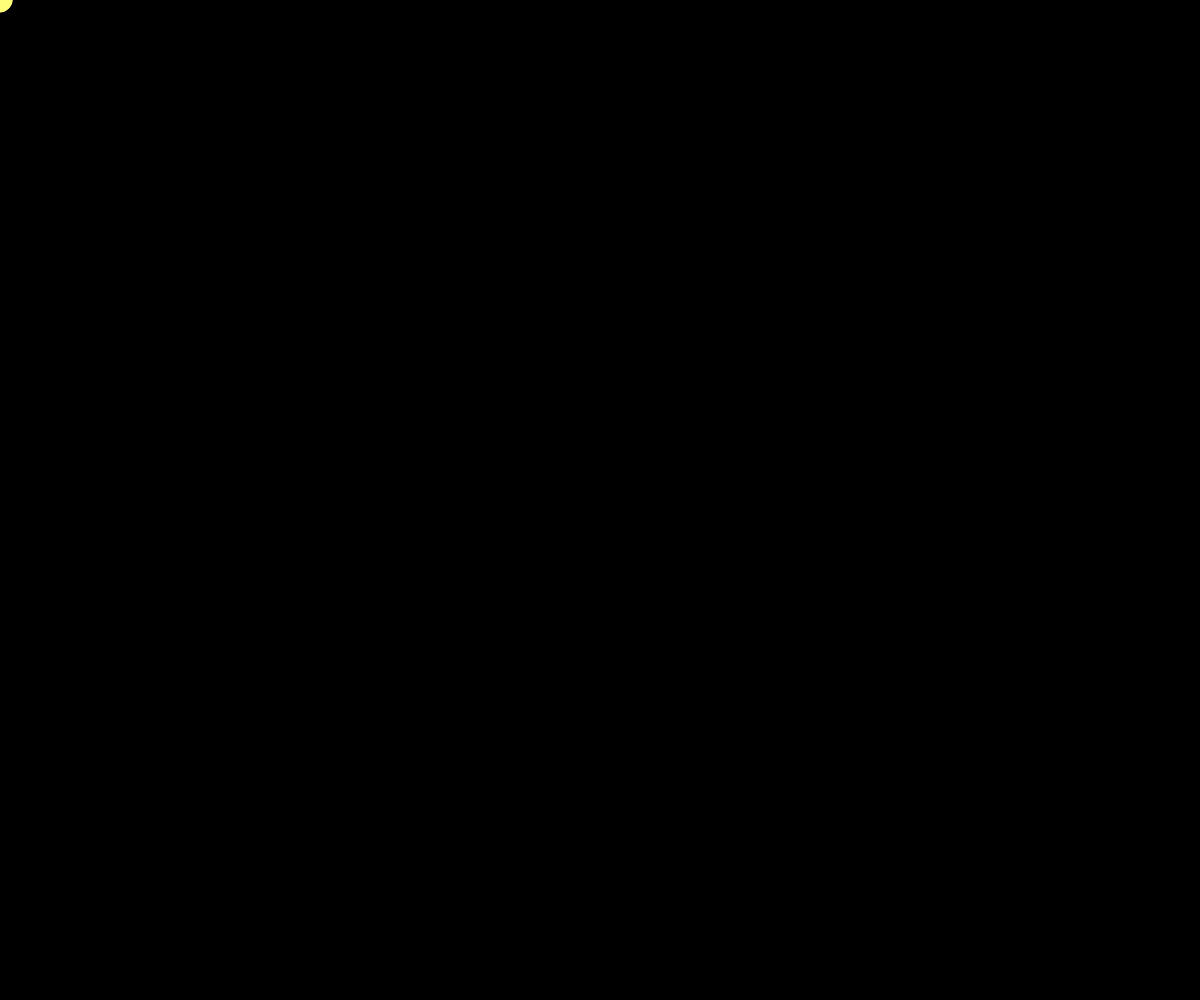
Frame 1 (no input)
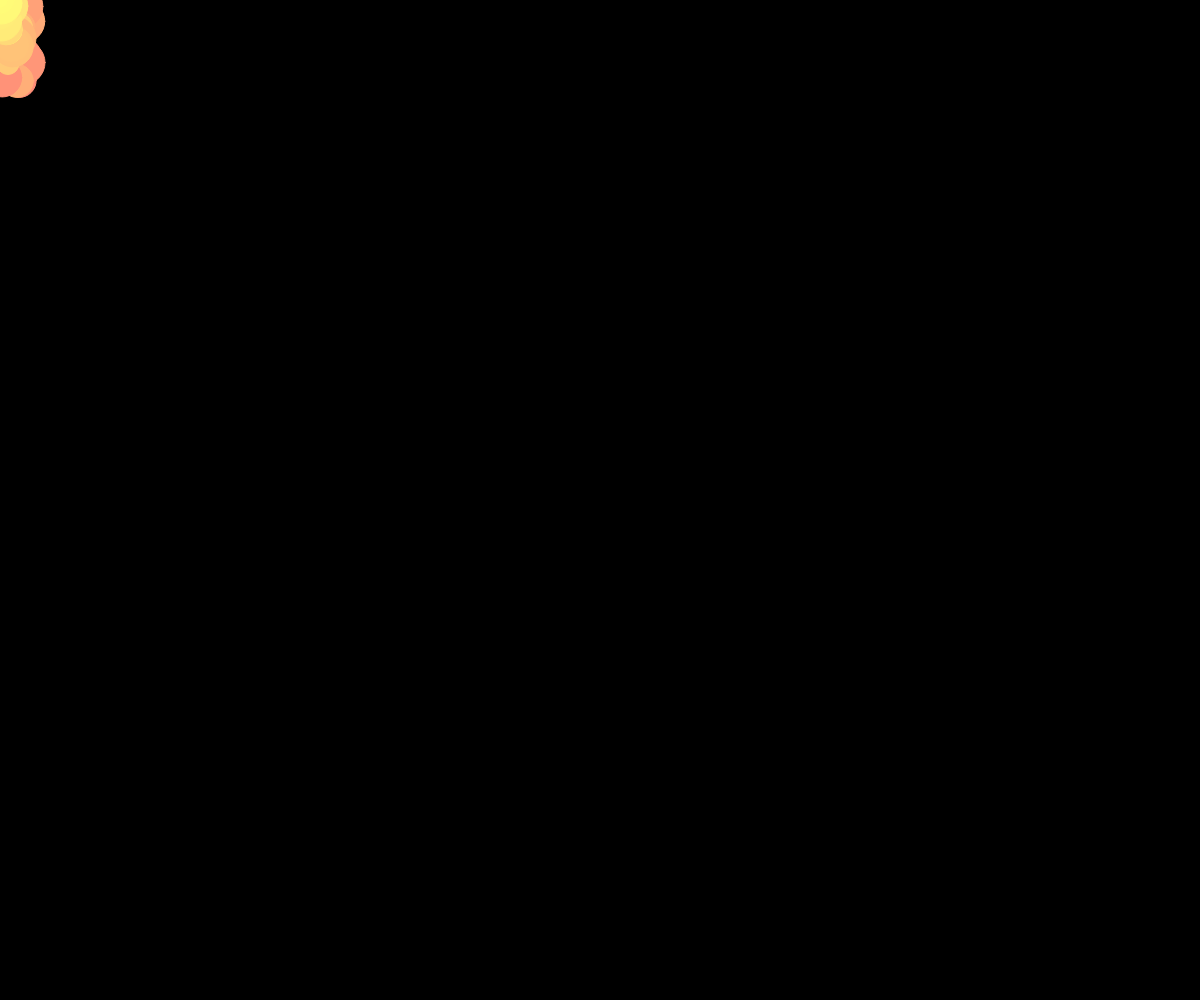
Frame 60 (no input)
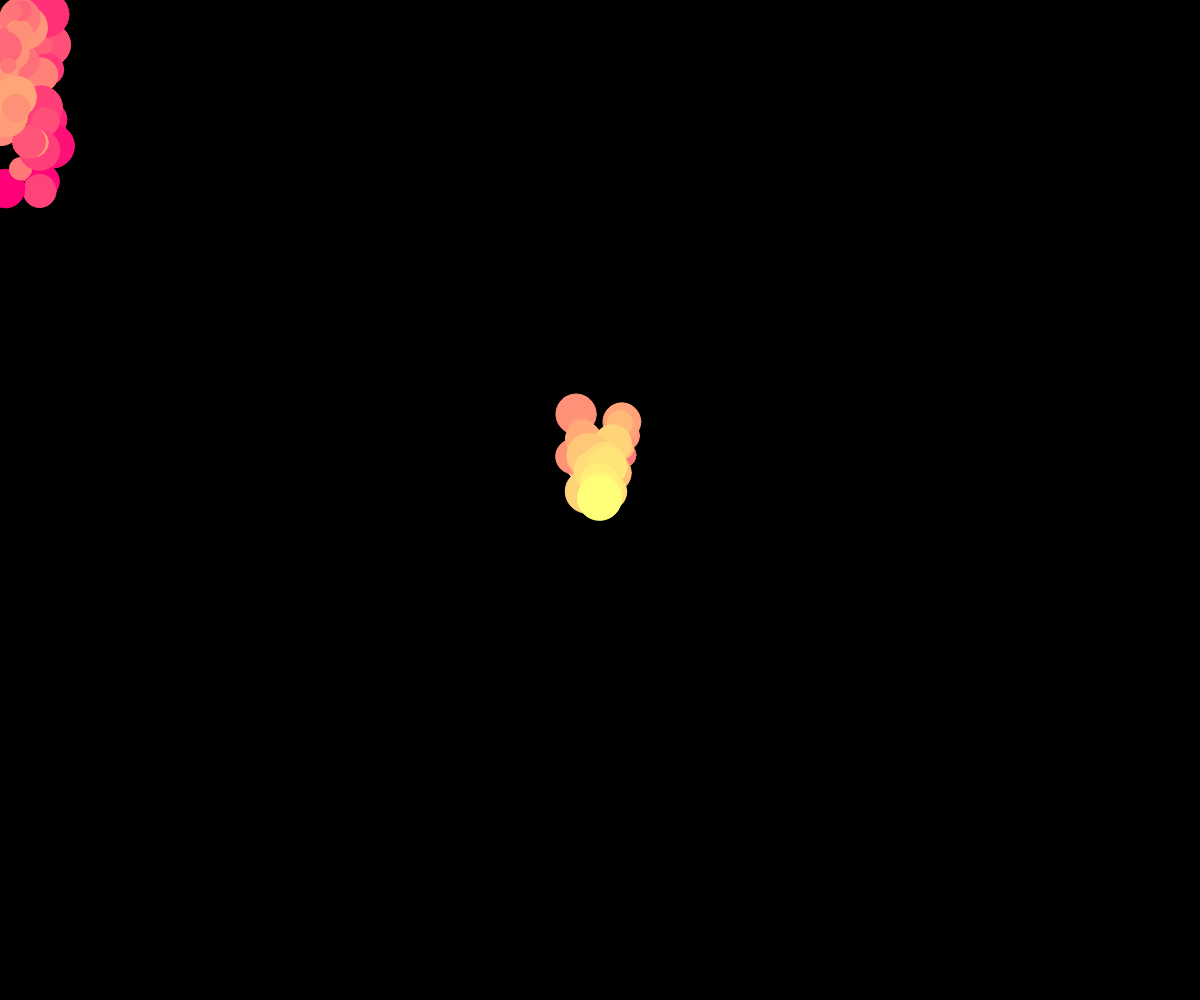
Frame 120 (the mouse pressed at the canvas centre since frame 60)

The p5.js sketch that drew these frames (run headless with seeded random() and noise() and a simulated clock; from frame 60 on, the mouse is pressed at the canvas centre):

// p5.js sketch
// ── sketch.js
var doBlur = true
function toggleBlur() {
    doBlur = !doBlur;
    document.getElementById("blurToggle").value = doBlur;
    document.getElementsByTagName("canvas")[0].classList.toggle("blur")
}
function Particle(lifespan=random(100, 300), x = random(width), y = random(height), vel = p5.Vector.random2D()) {
    this.pos = createVector(x, y);
    this.vel = vel;
    this.acc = createVector(0, 0);
    this.lifespan = lifespan; // Set the initial lifespan
    this.totalLifespan = lifespan;
    this.isDead = false;
    this.r = 30 + (random(30) - 15)
  }

  Particle.prototype.update = function() {
    this.acc.set(0, 0);
    // Add any forces (e.g., gravity) to the acceleration vector here
    this.vel.add(this.acc);
    this.pos.add(this.vel);
    
    if (this.lifespan <= 0) {
      this.isDead = true;
      return; // Remove the particle when its lifespan reaches zero
    } else {
      this.lifespan -= 1; // Decrease the lifespan by one each frame
    }
    if (this.pos.x > width || this.pos.x < 0) {
      this.vel.x *= -1;
    }
    if (this.pos.y > height || this.pos.y < 0) {
      this.vel.y *= -1;
    }
  };

  Particle.prototype.show = function() {
    stroke(255, 255 * (1 / this.totalLifespan * this.lifespan), 120);
    fill(255, 255 * (1 / this.totalLifespan * this.lifespan), 120);
    ellipse(this.pos.x, this.pos.y, this.r, this.r);
  };

  var numParticles = 100; // Change the number of particles here
  var spawnRate = 1;
  var particles = [];
var lastPrint;

  function setup() {
    createCanvas(window.innerWidth, window.innerHeight);
    noStroke();
    fill(255);
    lastPrint = millis() - spawnRate;

  }

  function draw() {
    background(0, 0, 0);
    var timeElapsed = millis() - lastPrint;
    if (mouseX >= 0 && mouseX <= width && mouseY >= 0 && mouseY <= height && timeElapsed > spawnRate) {
      particles.push(new Particle(100 + random(100), mouseX, mouseY, createVector((random(10) - 5)/10, -1 + (random(18) - 9)/10)));
      lastPrint = millis();
    }
    for (var i = 0; i < particles.length; i++) {
      if(particles[i].isDead){
        delete[i]
      }else {    
        particles[i].update();
        particles[i].show();
      }
    }
  }
// ── style.css
html,
body {
    margin: 0;
    padding: 0;
    background-color: black;
    overflow: hidden;
}

canvas {
    display: block;
}

canvas.blur {
    filter: blur(30px);
}
